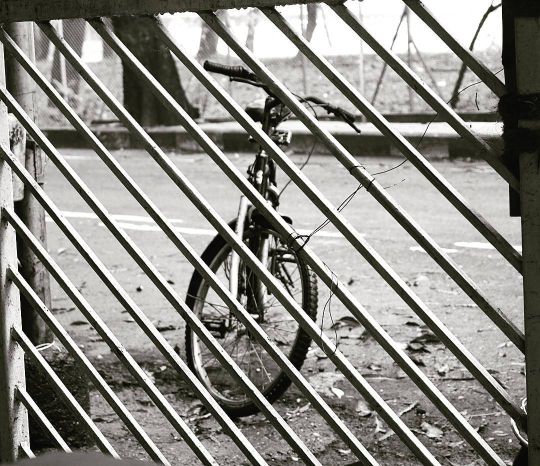
#> input picture assets/images/bombay-5.jpg, 1080 x 932 px (shown at 1/2 size)
$ jupyter execute --allow-errors 02_edge_detection.ipynb
#> lines starting #> are read from the running program, lines starting #| are printed output that depends on the picture; after the words box and inside, x2 and y2 are one past the last pixel; in counts of white or black regions, pixels touching at a corner belong together
### utils/image_utils.py
import numpy as np
import matplotlib.pyplot as plt

def showImage(imgs, titles = None, title = None, scale = False):

    r, c = int(np.ceil(len(imgs)/5)), min(5, len(imgs)%5)
    if r > 1:
        f, ax = plt.subplots(r, c, figsize = (5*c, 5*r))
        for i in range(r):
            for j in range(c):
                if len(imgs[j].shape) == 3:
                    ax[i][j].imshow(imgs[i*c+j])
                else:
                    ax[i][j].imshow(imgs[i*c+j], cmap = 'gray')
                ax[i][j].axis(scale)
                if titles is not None:
                    ax[i][j].set_title(titles[i*c+j])
    elif c > 1:
        f, ax = plt.subplots(1, c, figsize = (5*c, 5))
        for j in range(c):
            if len(imgs[j].shape) == 3:
                ax[j].imshow(imgs[j])
            else:
                ax[j].imshow(imgs[j], cmap = 'gray')
            ax[j].axis(scale)
            if titles is not None:
                ax[j].set_title(titles[j])
    else:
        if len(imgs[0].shape) == 3:
            plt.imshow(imgs[0])
        else:
            plt.imshow(imgs[0], cmap = 'gray')
        plt.title(titles[0])
        plt.axis(scale)

    plt.suptitle(title)
    plt.show()


### 2_neighborhood-ops/02_edge_detection.ipynb
# Edge Detection

A special case of using convolution operation to extract some information about an image is detecting the edges present in the image. **But why is edge detection important?** To answer this question we need to understand what is an edge.

**Answer**: An edge is a boundary seperating two heterogeneous areas. The heterogeneity of the regions can be based on some criterion set by the user. There can be different types of edges based on the heterogeneity criteria, viz:

- Intensity Edge
- Colour Edge
- Texture Edge

<br/>

<figure>

    <figcaption style = "text-align:center">3 Types of Edges based on Different Heterogeneity Criterion</figcaption>
</figure>

<br/>

Let's take the simple case of intensity edge to understand what does edge detection mean a bit mathematically. Let's plot the intensity curve of the left most image with respect to the horizontal direction and see how the curve looks like.

[cell 1]
# Importing libraries

import sys
import numpy as np
import matplotlib.pyplot as plt
sys.path.append('../')
from utils import image_utils as utils

## What is Edge Detection

[cell 2]
# Creating dummy matrix and showing it as an image

mat = np.zeros((25, 50))
mat[:, 25:] = 1

plt.imshow(mat, cmap = 'gray')
plt.title('Dummy image to show an intensity edge')
plt.show()

[cell 3]
# Plotting the intensity levels of a single row from the image

plt.plot(mat[1, :])
plt.title('Change of intensity in a row of dummy image')
plt.show()

So we see that an intensity edge is infact a sharp/fast change in intensity levels in an image.**How can we detect it?** How about using some basic calculus. Basically to observe change in a signal we can use differentiation operation.

A simple differentiation of this curve should give us the position of the edge. Let's see that.

As an image is a discrete signal. **We will use a discrete form of differentiation.** Let's use numpy's [diff](https://numpy.org/doc/stable/reference/generated/numpy.diff.html) operation as a discrete differentiator.

[cell 4]
from numpy import diff

[cell 5]
dx = 1
mat_prime = diff(mat[1, :])/dx

[cell 6]
plt.plot(mat_prime)
plt.title('Differential of a row of dummy image')
plt.show()

An impulse at the position of the edge clearly gives the location of the edge. The differentiation result is also correct as we know from standard results that the differentiation of the step function gives an impulse function with an impulse at the location of the step.

The differential operation used here is nothing but convolving a 1D filter [-1, 1] on a row of the image. If we pass [-1, 1] through a 1D vector containing zeros and ones (as in the case of the dummy image) we will get an impulse at the position of the image. This can be seen from the code below.

[cell 7]
vec = mat[1, :]
kernel = [-1, 1]
new_vec = []
for i in range(len(vec) - len(kernel) + 1):
    op = vec[i]*kernel[0] + vec[i+1]*kernel[1]
    new_vec.append(op)

f, ax = plt.subplots(1, 1, figsize = (10, 5))
plt.plot(vec, label = 'Row of dummy image')
plt.plot(new_vec, label = 'Differential of the row values')
plt.legend()
plt.title('Differentiation through Convolution')
plt.show()

The above case shows differentiation operation as convolution in 1D space. Let's see a similar operation in 2D space. For that we need to create a 2D kernel and perform a 2D convolutional operation. We can do that by OpenCV's [filter2D](https://docs.opencv.org/master/d4/d13/tutorial_py_filtering.html) operation.

[cell 8]
# Importing libraries

import cv2

[cell 9]
kernel = np.array([[0, 1], [-1, 0]])
print('2D kernel \n {}'.format(kernel))

[cell 10]
new_img = cv2.filter2D(mat, -1, kernel)

plt.imshow(new_img, cmap = 'gray')
plt.title('New Image after passing through a 2D differential kernel')
plt.show()

The kernel which we just used in the above example is know as [Robert Cross Operator](http://homepages.inf.ed.ac.uk/rbf/HIPR2/roberts.htm). This is one of the most basic kernels used for edge detection. There are other more advanced kernels also like [Prewitt Operator](https://www.cs.auckland.ac.nz/courses%0B/compsci373s1c/PatricesLectures/Prewitt_2up.pdf) and [Sobel Operator](https://homepages.inf.ed.ac.uk/rbf/HIPR2/sobel.htm). Let's quickly check them out on a more realistic image.

[cell 11]
# Reading a sample image

img = cv2.cvtColor(cv2.imread('..//assets//images//bombay-5.jpg'), cv2.COLOR_BGR2RGB)
img_bw = cv2.cvtColor(img, cv2.COLOR_BGR2GRAY)
utils.showImage([img], ['A Bicycle through a grill'], 'A shot Campus Hub in IIT Bombay')
#> in showImage, `r, c = int(np.ceil(len(imgs)/5)), min(5, len(imgs)%5)`: r = 1

<br/>

<figure>

    <figcaption style = "text-align:center">Prewitt and Sobel Operator 3X3 Kernels</figcaption>
</figure>

<br/>

The above image shows two 3X3 kernels of Prewitt and Sobel operators. These are two famous operators for edge detection. You can read about them more at the above links. **Let's see them in action and understand how the little difference between them plays out on images.**

We can apply these operators to images using filter2D function as well as the Sobel function in OpenCV. [OpenCV Gradients](https://opencv-python-tutroals.readthedocs.io/en/latest/py_tutorials/py_imgproc/py_gradients/py_gradients.html)

[cell 12]
# Prewitt Operator

prewittx = np.array([[-1, 0, 1], [-1, 0, 1],[-1, 0, 1]])
prewitty = np.array([[-1, -1, -1], [0, 0, 0],[1, 1, 1]])
vertical_edge = cv2.filter2D(img_bw, -1, prewittx)
horizontal_edge = cv2.filter2D(img_bw, -1, prewitty)
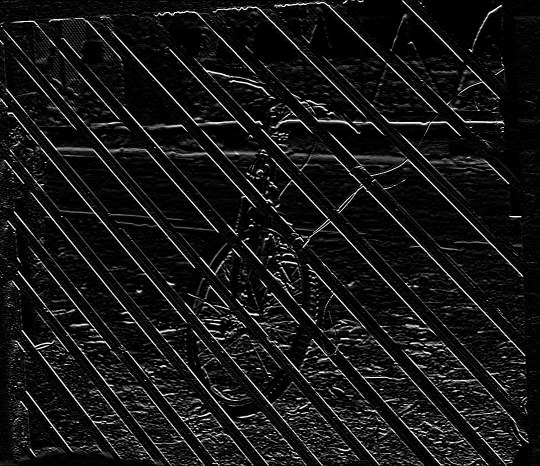
#> horizontal_edge: shape (932, 1080) (shown at 1/2 size); min 0, max 255, mean 22.1

utils.showImage([img_bw, vertical_edge, horizontal_edge], ['A Shot at Campus Hub BW', 'Vertical Edges by Prewitt', 'Horizontal Edges by Prewitt'],
                'Applying Prewitt Operators on an Image')

[cell 13]
# Sobel Operator

sobelx = np.array([[-1, 0, 1], [-2, 0, 2],[-1, 0, 1]])
sobely = np.array([[-1, -2, -1], [0, 0, 0],[1, 2, 1]])
vertical_edge = cv2.filter2D(img_bw, -1, sobelx)
horizontal_edge = cv2.filter2D(img_bw, -1, sobely)

utils.showImage([img_bw, vertical_edge, horizontal_edge], ['Bicycle BW', 'Vertical Edges by Sobel', 'Horizontal Edges by Sobel'],
                'Applying Sobel Operators on an Image')

**Observations**:

- The vertical and horizontal images don't look too different than each other. But if you look closely you can see that they are different. The fact that most of the image contains diagonal edges (grid bars) make the difference between vertical and horizontal edges less signifcant.

- The horizontal edge image however shows the sides demarcation of the footpath more prominently than the vertical image. Whereas the vertical one shines for the edges of the tree in the background.

- The difference between the Sobel operator and Prewitt operator is not highlighted much in this examples, because of the close weights used. But the addded feature which the Sobel operator has is that we can adjust the center row/column weights to get more or less edges. Let's see this in action.

[cell 14]
# Sobel Operator

sobelx = np.array([[-1, 0, 1], [-10, 0, 10],[-1, 0, 1]])
sobely = np.array([[-1, -10, -1], [0, 0, 0],[1, 10, 1]])
vertical_edge = cv2.filter2D(img_bw, -1, sobelx)
horizontal_edge = cv2.filter2D(img_bw, -1, sobely)
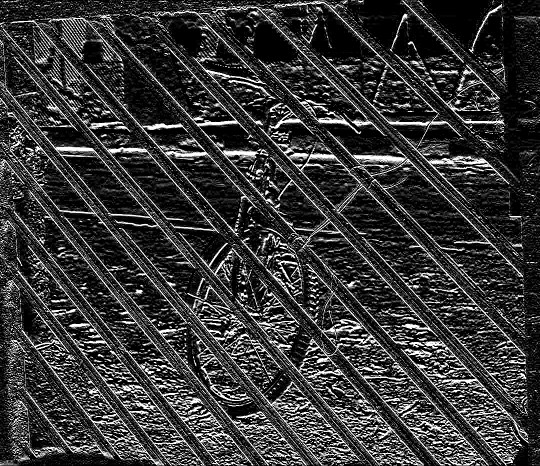
#> horizontal_edge: shape (932, 1080) (shown at 1/2 size); min 0, max 255, mean 55.5

utils.showImage([img_bw, vertical_edge, horizontal_edge], ['Bicycle BW', 'Vertical Edges by Sobel', 'Horizontal Edges by Sobel'],
                'Applying Sobel Operators on an Image')

**Practical Tip**: As shown above, edge detection operators can also pick up a lot of noise from the image. Hence it is advisable to smooth the image before applying these differntial based operators on your images.

## But How is Edge Detection "Applied"?

Edge detection by these filters are pretty old techniques. They are good to know for a conceptual understanding of image processing techniques, but is there any practical utility in using them. Let's look at a small and simple activity to understand the utility of this basic technique.

In the following activity we take images of a pack of tablets and figure out which tablets are defective

[cell 15]
# Importing Libraries

import requests
from PIL import Image
from io import BytesIO

#> (a cell that did not finish here is left out)

[cell 17]
utils.showImage([img], ['Pack of tablets'], 'Image from: https://i.stack.imgur.com/ukOkD.jpg')

### Problem Statement

The image above shows a pack of tablets. As you can see the pack contains white tablets. A peculiar feature of these tablets is a line marked in their center. A horizontal line. However this line is not present in all the tablets. Let's call this as a **defect**.

Can we detect these defects using what we have learned just now? Let's test our skills.

**Problem Ref.**: https://stackoverflow.com/questions/30174233/how-to-tell-the-number-of-defective-tablets-using-matlab

[cell 18]
# Sobel Operator

# img_bw = cv2.GaussianBlur(img_bw, (3, 3), 3)
sobelx = np.array([[1, 0, -1], [10, 0, -10],[1, 0, -1]])
sobely = np.array([[-1, -10, -1], [0, 0, 0],[1, 10, 1]])

vertical_edge = cv2.filter2D(img_bw, -1, sobelx)
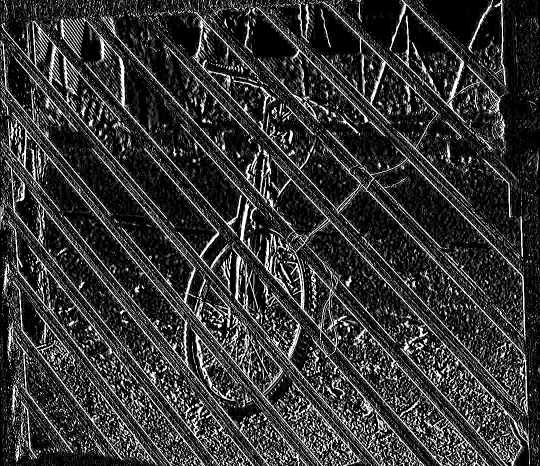
#> vertical_edge: shape (932, 1080) (shown at 1/2 size); min 0, max 255, mean 52.3
horizontal_edge = cv2.filter2D(img_bw, -1, sobely)

utils.showImage([img_bw, vertical_edge, horizontal_edge], ['Medicines', 'Vertical Edges by Sobel', 'Horizontal Edges by Sobel'],
                'Applying Sobel Operators on an Image')

#### Observations

- Using the horizontal edge detector we are easily able to detect the horizontal marks on the tablets.
- Using the vertical edge detector we are able to mark the areas where the tablers are present.

#### Problem

- How can we isolate the tablet area from the packing area to flag out indicvidual tablet?
- Applying edge detector (differential) filters on the image have resulted into noisy image because the image contains lot of high frequency variation of black and white intensity in between the tablets.

#### Solution

- We will use a technique called as "segmentation" to extract the tablet area and then use edge detection to identify individual tablets.

Let's see this in action

[cell 19]
img_adth = cv2.adaptiveThreshold(img_bw,255,cv2.ADAPTIVE_THRESH_MEAN_C, cv2.THRESH_BINARY,11,2)
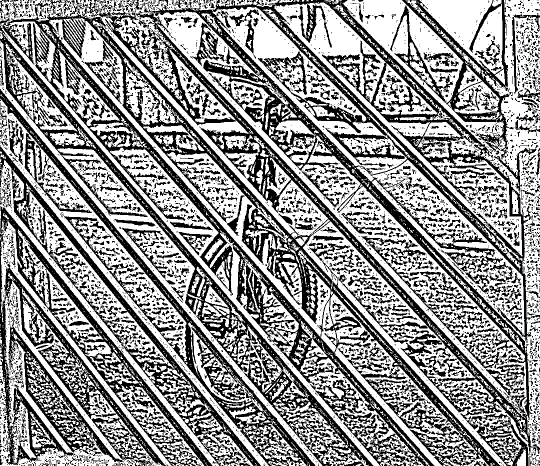
#> img_adth: shape (932, 1080) (shown at 1/2 size); 57.6% white; 5294 black regions (4257 under 20 px), largest, box (x1, y1, x2, y2) and area: (0, 0, 1067, 932) 176616, (0, 467, 332, 932) 30197, (0, 49, 747, 932) 29931
img_blur = cv2.medianBlur(img_bw, 11)
ret, img_blr_th = cv2.threshold(img_blur,0,255,cv2.THRESH_BINARY+cv2.THRESH_OTSU)
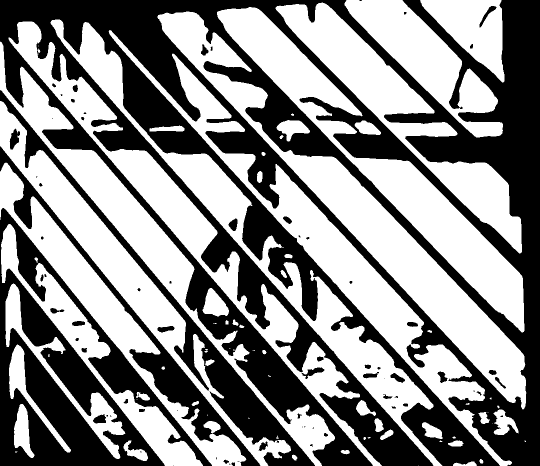
#> img_blr_th: shape (932, 1080) (shown at 1/2 size); 54.7% white; 76 black regions (27 under 20 px), largest, box (x1, y1, x2, y2) and area: (0, 0, 1080, 932) 332407, (0, 416, 424, 932) 69007, (0, 180, 630, 932) 27698
#> ret = 130

utils.showImage([img_adth, img_blur, img_blr_th], ['Adpative Threshold on Image',
                                                   'Image Blur using Median', 'Threshold operation on the blurred image'],
                'Thresholding and Blurring Operations on the Image')

[cell 20]
plt.imshow(img_blr_th[30:-50, 25:-30], cmap = 'gray')
plt.title('Cropped Image')
plt.show()

### Calculting Contours and Creating Bouding Box around the blobs detected

**Read**: https://docs.opencv.org/3.4/da/d0c/tutorial_bounding_rects_circles.html

[cell 21]
img_cropped = img_blr_th[30:-50, 25:-30]
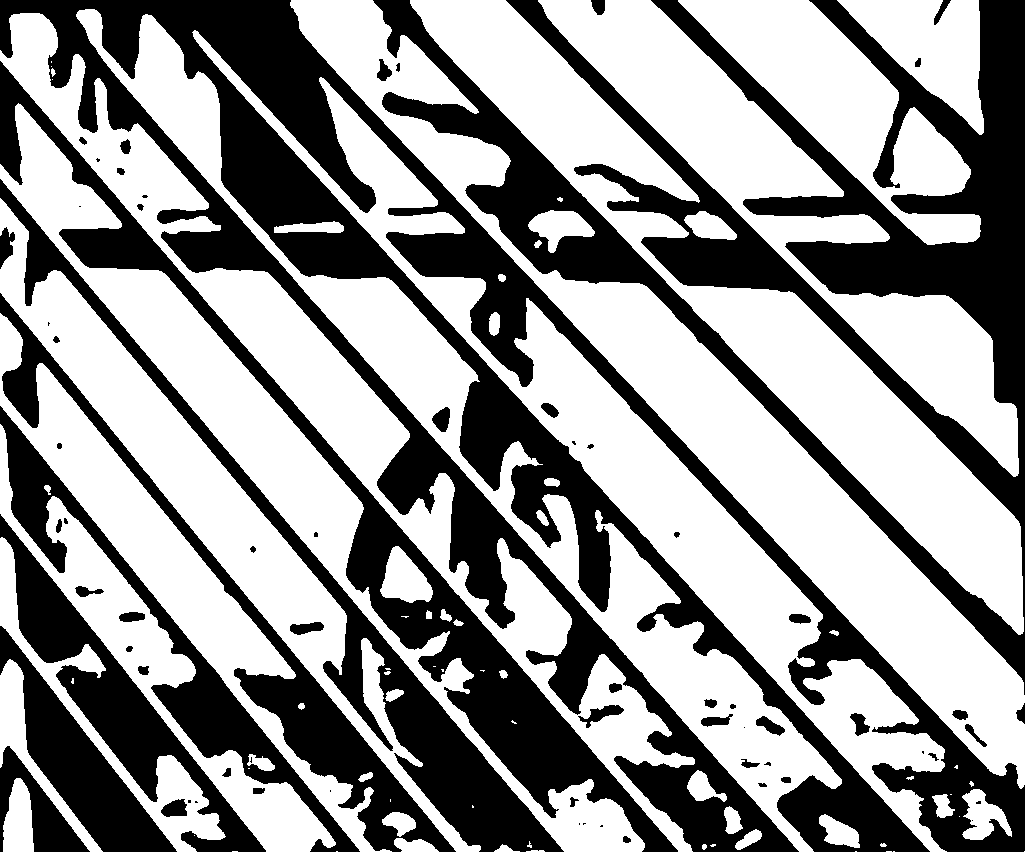
#> img_cropped: shape (852, 1025); 58.7% white; 71 black regions (19 under 20 px)
img_ = img.copy()

[cell 22]
contours, _ = cv2.findContours(img_cropped, cv2.RETR_EXTERNAL, cv2.CHAIN_APPROX_SIMPLE)
#> contours = 76 contours, 33 with area under 20; largest, box (x1, y1, x2, y2) and area: (290, 0, 1025, 789) 68613, (410, 0, 1024, 635) 58434, (192, 30, 947, 852) 55386, (76, 9, 842, 852) 50266, (0, 13, 695, 852) 48707
edge_averages = []
for i, contour in enumerate(contours):
    c_area = cv2.contourArea(contour)
    if c_area > 2000:
        contours_poly = cv2.approxPolyDP(contour, 3, True)
        boundRect = cv2.boundingRect(contours_poly)
        crop = img_bw[int(boundRect[1])+25:int(boundRect[1]+boundRect[3])+25,
                           int(boundRect[0])+30:int(boundRect[0]+boundRect[2])+30]
        crop_ = crop[20:120, 25:50]
        mark = cv2.filter2D(crop_, -1, sobely)
        mark_avg = np.mean(mark)
        edge_averages.append(mark_avg)

        utils.showImage([crop, crop_, mark], ['Cropped Image', 'Cropped Image of Tablet', 'Horizontal Edge on Tablet'],
                        'Fine Tuning our Results using manual inspection')

        if mark_avg > 10:
            cv2.rectangle(img_, (int(boundRect[0])+30, int(boundRect[1])+30), \
              (int(boundRect[0]+boundRect[2])+25, int(boundRect[1]+boundRect[3])+25), [0, 255, 0], 2)
        else:
            cv2.rectangle(img_, (int(boundRect[0])+30, int(boundRect[1])+30), \
              (int(boundRect[0]+boundRect[2])+25, int(boundRect[1]+boundRect[3])+25), [255, 0, 0], 2)
#> this loop made 76 passes
#> (c_area, boundRect, mark_avg) on passes 43, 50, 54, 55, 62, 64, 69, 70: (3232.5, (0, 659, 103, 193), 45.82), (7998.5, (0, 537, 225, 315), 35.89), (18569.5, (0, 424, 335, 428), 56.94), (26084, (0, 313, 392, 539), 56.39), (36038, (0, 198, 481, 654), 71.84), (40302.5, (0, 103, 645, 749), 56.26), (55386.5, (194, 30, 753, 822), 26.44), (48707, (0, 13, 695, 839), 56.89)
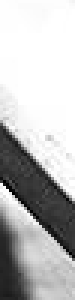
#> crop_: shape (100, 25) (shown 3 times larger); min 0, max 255, mean 187.4
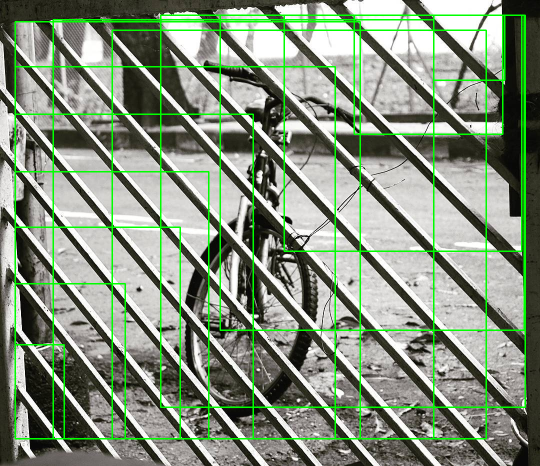
#> img_: shape (932, 1080, 3) (shown at 1/2 size); mean R, G, B 131.3, 145.5, 124.9
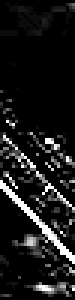
#> mark: shape (100, 25) (shown 3 times larger); min 0, max 255, mean 26
#> after the loop, edge_averages = [45.82, 35.89, 56.94, 56.39, 71.84, 56.26, 26.44, 56.89, 78.53, 35.76, 39.1, 52.59, 31.13, 26]

[cell 23]
f, ax = plt.subplots(1, 1, figsize = (10, 5))
ax.bar(height = edge_averages, x = np.arange(len(edge_averages)))
ax.axhline(y = 10, color='r', linestyle='--')

plt.ylabel('Average Pixel intensity')
plt.xlabel('Tablet Number from left to right and top to bottom')
plt.show()
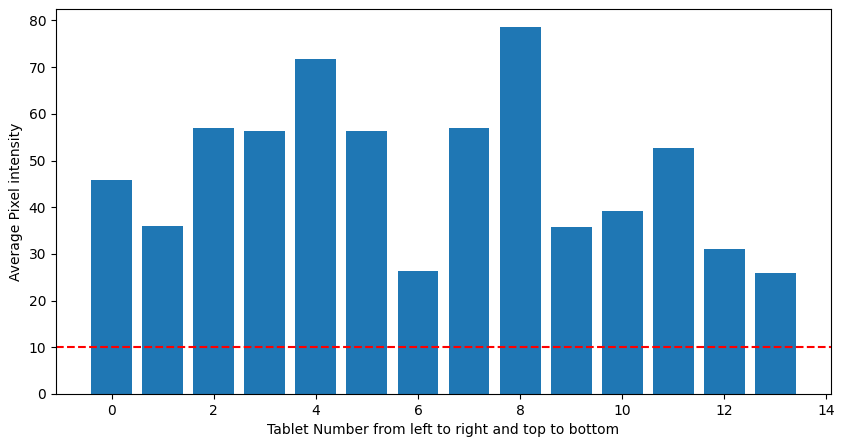
#> figure drawn by matplotlib, 1 panel; tallest bar 78.53 high, from x = 7.6 to 8.4

$ run again, with assets/images/bombay-1.jpg copied over assets/images/bombay-5.jpg
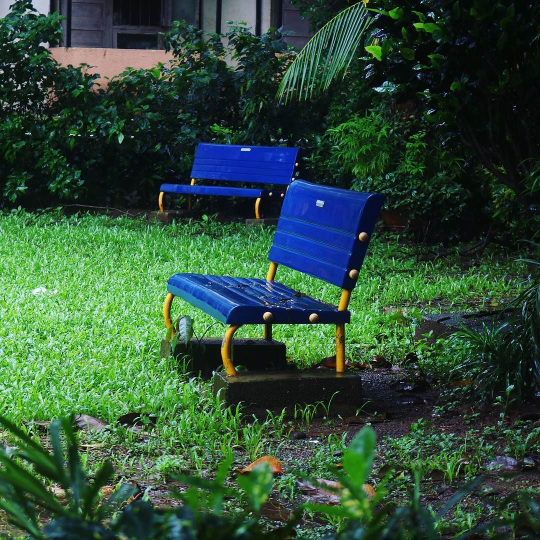
#> input picture assets/images/bombay-1.jpg, 1080 x 1080 px (shown at 1/2 size)
#> r = 1
#> `img_adth = cv2.adaptiveThreshold(img_bw,255,cv2.ADAPTIVE_THRESH_MEAN_C..`:
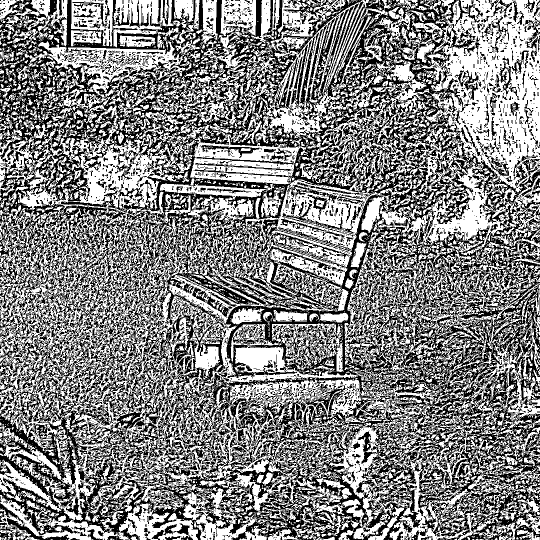
#> img_adth: shape (1080, 1080) (shown at 1/2 size); 51.7% white; 5120 black regions (4461 under 20 px), largest, box (x1, y1, x2, y2) and area: (0, 0, 1080, 1080) 484155, (582, 73, 631, 222) 1843, (564, 393, 730, 469) 1569
#> img_blr_th: shape (1080, 1080); 32.8% white; 248 white regions (111 under 20 px), largest, box (x1, y1, x2, y2) and area: (0, 358, 782, 1035) 266736, (689, 512, 1020, 725) 30170, (80, 25, 364, 182) 15470
#> ret = 79
#> img_cropped: shape (1000, 1025); 34.7% white; 212 white regions (95 under 20 px)
#> contours = 205 contours, 105 with area under 20; largest, box (x1, y1, x2, y2) and area: (0, 328, 757, 1000) 264941, (664, 482, 995, 695) 31676, (55, 0, 339, 152) 15037, (519, 617, 659, 713) 8484, (357, 255, 479, 329) 5155
#> the loop `for i, contour in enumerate(contours):` made 205 passes
#> (c_area, boundRect, mark_avg) on passes 99, 116, 137, 138, 144, 192, 198, 201: (8484, (519, 618, 140, 95), 83.88), (31676.5, (664, 482, 331, 213), 100.1), (2014, (296, 332, 200, 27), 1.55), (264941, (0, 328, 757, 672), 60.94), (5155, (357, 255, 122, 73), 33.87), (3379.5, (534, 16, 106, 146), 74.96), (3340.5, (621, 0, 79, 142), 109.9), (4142.5, (411, 0, 76, 112), 87.01)
#> after the loop `for i, contour in enumerate(contours):`: edge_averages = [83.88, 100.1, 1.55, 60.94, 33.87, 74.96, 109.9, 87.01, 51.61]
#> `plt.show()`:
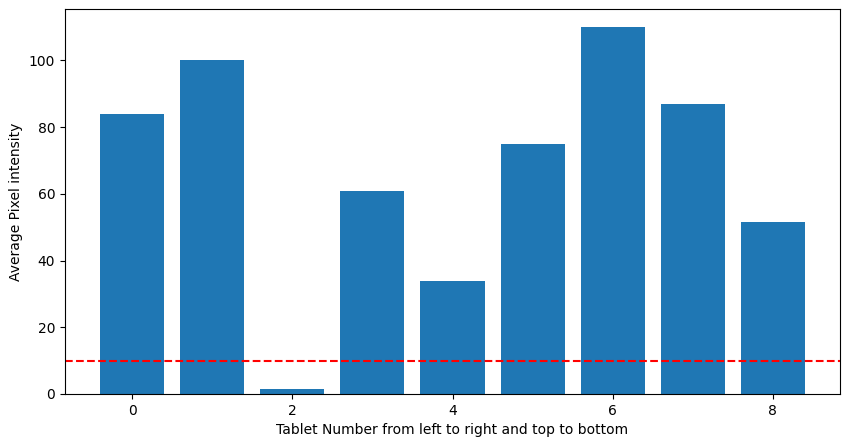
#> figure drawn by matplotlib, 1 panel; tallest bar 109.9 high, from x = 5.6 to 6.4
